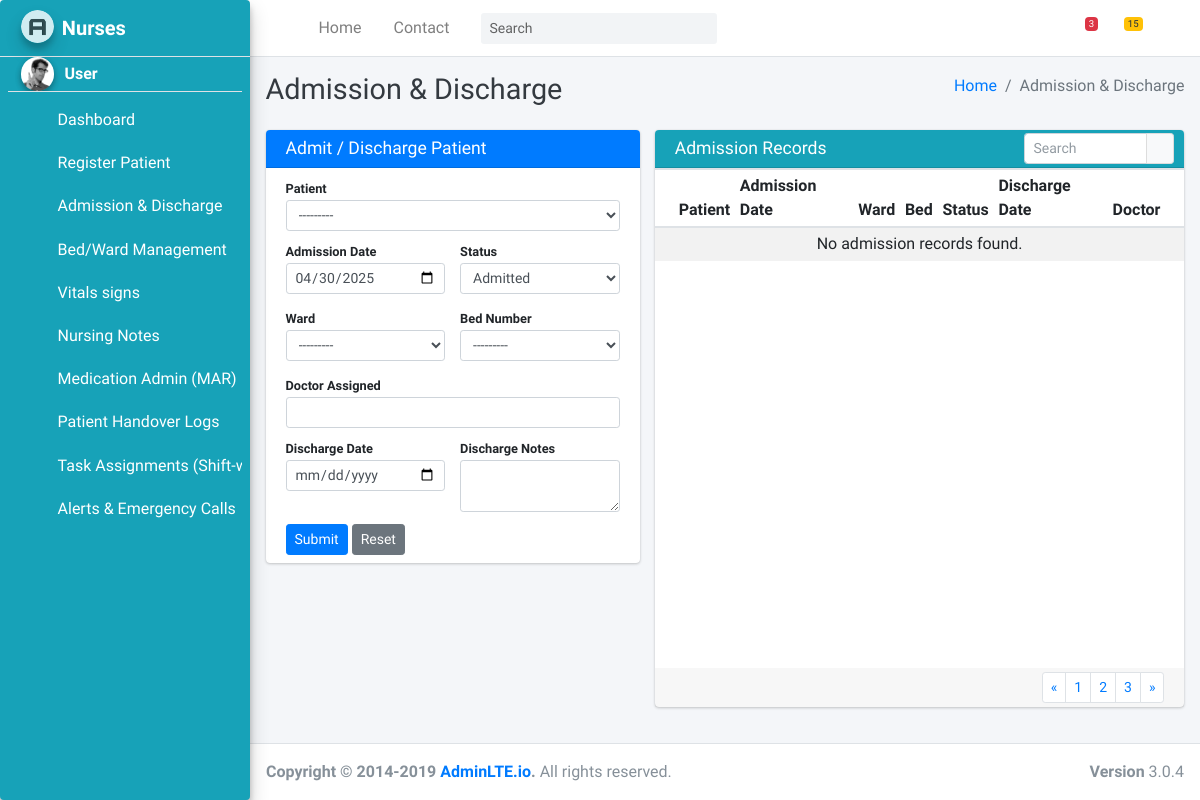
Before: /admission with the older database file.
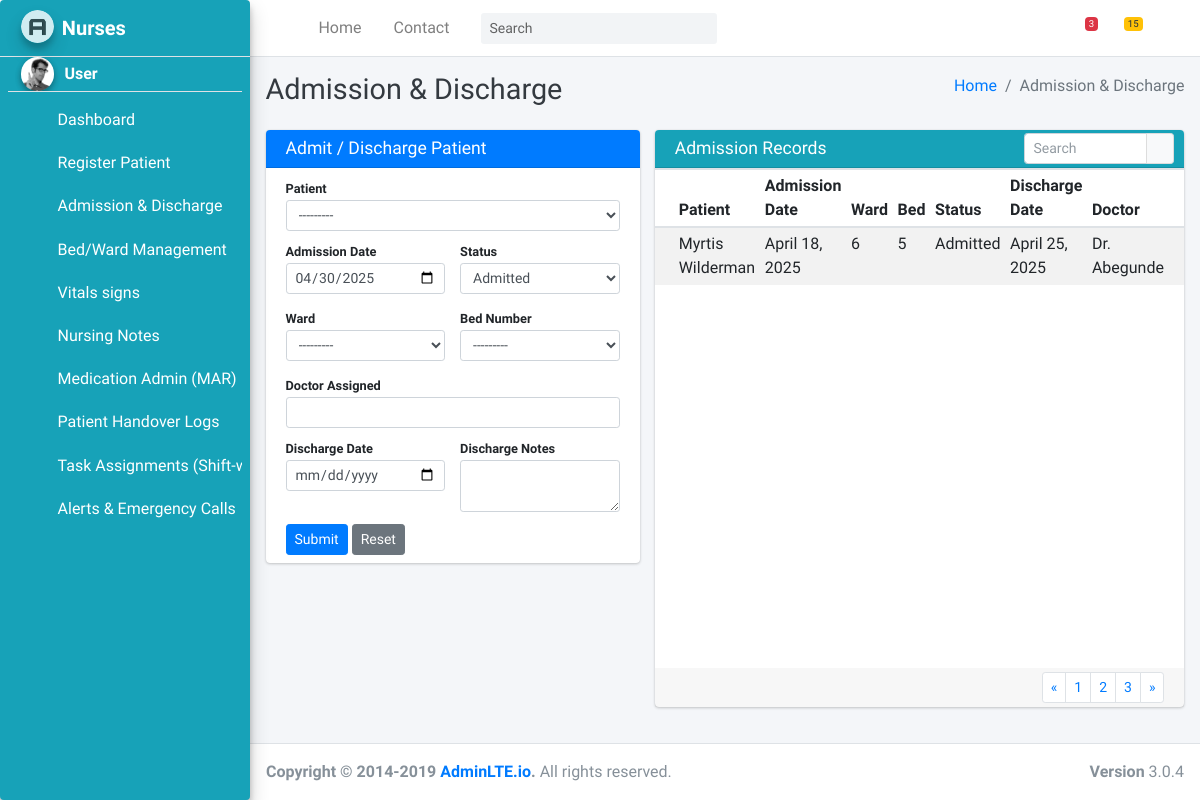
After: the same page with the newer database file.
### hospapp/models.py (models this page shows, shortened)
class Admission(models.Model):
    STATUS_CHOICES = [
        ('Admitted', 'Admitted'),
        ('Discharged', 'Discharged'),
    ]
    patient = models.ForeignKey(Patient, on_delete=models.CASCADE)
    admission_date = models.DateField(default=timezone.now)
    ward = models.ForeignKey(Ward, on_delete=models.SET_NULL, null=True)
    bed = models.ForeignKey(Bed, on_delete=models.SET_NULL, null=True)
    doctor_assigned = models.CharField(max_length=100)
    status = models.CharField(max_length=20, choices=STATUS_CHOICES, default='Admitted')
    discharge_date = models.DateField(blank=True, null=True)
    discharge_notes = models.TextField(blank=True, null=True)

class Patient(models.Model):
    GENDER_CHOICES = (
        ('M', 'Male'),
        ('F', 'Female'),
        ('O', 'Other'),
    )
    BLOOD_GROUP_CHOICES = (
        ('A+', 'A+'), ('A-', 'A-'),
        ('B+', 'B+'), ('B-', 'B-'),
        ('AB+', 'AB+'), ('AB-', 'AB-'),
        ('O+', 'O+'), ('O-', 'O-'),
    )
    STATUS_CHOICES = (
        ('stable', 'Stable'),
        ('critical', 'Critical'),
        ('recovered', 'Recovered'),
    )
    full_name = models.CharField(max_length=200)
    first_name = models.CharField(max_length=50)
    last_name = models.CharField(max_length=50)
    gender = models.CharField(max_length=1, choices=GENDER_CHOICES)
    date_of_birth = models.DateField()
    phone = models.CharField(max_length=15)
    email = models.EmailField(blank=True, null=True)
    address = models.TextField()
    blood_group = models.CharField(max_length=3, choices=BLOOD_GROUP_CHOICES, default='O+')
    next_of_kin_name = models.CharField(max_length=100)
    next_of_kin_phone = models.CharField(max_length=15)
    is_inpatient = models.BooleanField(default=False)
    photo = models.ImageField(upload_to='patient_photos/', blank=False, null=True)
    date_registered = models.DateTimeField(auto_now_add=True)
    ward = models.ForeignKey(Ward, null=True, blank=True, on_delete=models.SET_NULL)
    bed = models.ForeignKey(Bed, null=True, blank=True, on_delete=models.SET_NULL)
    status = models.CharField(max_length=20, choices=STATUS_CHOICES, default='stable')
    diagnosis = models.TextField(null=True, blank=True)
    medication = models.TextField(null=True, blank=True)
    notes = models.TextField(null=True, blank=True)
    def __str__(self):
        return f"{self.first_name} {self.last_name}"

class Ward(models.Model):
    name = models.CharField(max_length=100, unique=True)
    def __str__(self):
        return self.name

class Bed(models.Model):
    ward = models.ForeignKey(Ward, on_delete=models.CASCADE, related_name='beds')
    bed_number = models.CharField(max_length=20)
    is_occupied = models.BooleanField(default=False)
    def __str__(self):
        return f"{self.ward.name} - {self.bed_number}"

### hospapp/views.py (the view)
# urls.py: path('admission', views.admission_discharge_view, name='admission_discharge'),
def admission_discharge_view(request):
    if request.method == 'POST':
        form = AdmissionForm(request.POST)
        if form.is_valid():
            admission = form.save(commit=False)
            if admission.status == 'Discharged' and not admission.discharge_date:
                admission.discharge_date = timezone.now()
            admission.save()
            messages.success(request, f"{admission.patient} record updated successfully.")
            return redirect('admission_discharge')
    else:
        form = AdmissionForm()
    admissions = Admission.objects.select_related('patient', 'ward', 'bed').order_by('-admission_date')
    context = {
        'form': form,
        'admissions': admissions,
    }
    return render(request, 'nurses/admission_discharge.html', context)

### hospapp/forms.py
class AdmissionForm(forms.ModelForm):
    class Meta:
        model = Admission
        fields = [
            'patient',
            'admission_date',
            'ward',
            'bed',
            'doctor_assigned',
            'status',
            'discharge_date',
            'discharge_notes'
        ]
        widgets = {
            'admission_date': forms.DateInput(attrs={'type': 'date', 'class': 'form-control form-control-sm'}),
            'discharge_date': forms.DateInput(attrs={'type': 'date', 'class': 'form-control form-control-sm'}),
            'discharge_notes': forms.Textarea(attrs={'rows': 2, 'class': 'form-control form-control-sm'}),
        }
    def __init__(self, *args, **kwargs):
        super().__init__(*args, **kwargs)
        for field in self.fields:
            if not isinstance(self.fields[field].widget, (forms.CheckboxInput, forms.Textarea)):
                self.fields[field].widget.attrs.update({'class': 'form-control form-control-sm'})

### hospapp/templates/nurses/admission_discharge.html (shortened to what the changed rows need)
{% extends "nurses/base.html" %}
{% load widget_tweaks %}
{% block content %}
<div class="content-header">
    <div class="container-fluid">
        <div class="row mb-2">
            <div class="col-sm-6">
                <h1 class="m-0 text-dark">Admission & Discharge</h1>
            </div>
        </div>
    </div>
</div>
<section class="content">
    <div class="container-fluid">
        <div class="row">
            <div class="col-md-6 col-sm-12 col-lg-7">
                <div class="card card-info">
                    <div class="card-body p-0">
                        <div class="table-responsive" style="height: 500px; overflow-y: auto;">
                            <table class="table table-head-fixed table-striped table-hover table-sm">
                                <thead>
                                    <tr>
                                        <th>Patient</th>
                                        <th>Admission Date</th>
                                        <th>Ward</th>
                                        <th>Bed</th>
                                        <th>Status</th>
                                        <th>Discharge Date</th>
                                        <th>Doctor</th>
                                    </tr>
                                </thead>
                                <tbody>
                                    {% for record in admissions %}
                                    <tr>
                                        <td>{{ record.patient }}</td>
                                        <td>{{ record.admission_date }}</td>
                                        <td>{{ record.ward }}</td>
                                        <td>{{ record.bed.bed_number }}</td>
                                        <td>{{ record.status }}</td>
                                        <td>{{ record.discharge_date|default:"—" }}</td>
                                        <td>{{ record.doctor_assigned }}</td>
                                    </tr>
                                    {% empty %}
                                    <tr>
                                        <td colspan="7" class="text-center">No admission records found.</td>
                                    </tr>
                                    {% endfor %}
                                </tbody>
                            </table>
                        </div>
                    </div>
                </div>
            </div>
        </div>
    </div>
</section>
{% endblock %}

Changed rows visible on the page:
added Admission: patient "Myrtis Wilderman", admission_date "April 18, 2025", ward "6", bed.bed_number "5", status "Admitted", discharge_date "April 25, 2025", doctor_assigned "Dr. Abegunde"
Other visible differences:
text no longer shown: "No admission records found."
